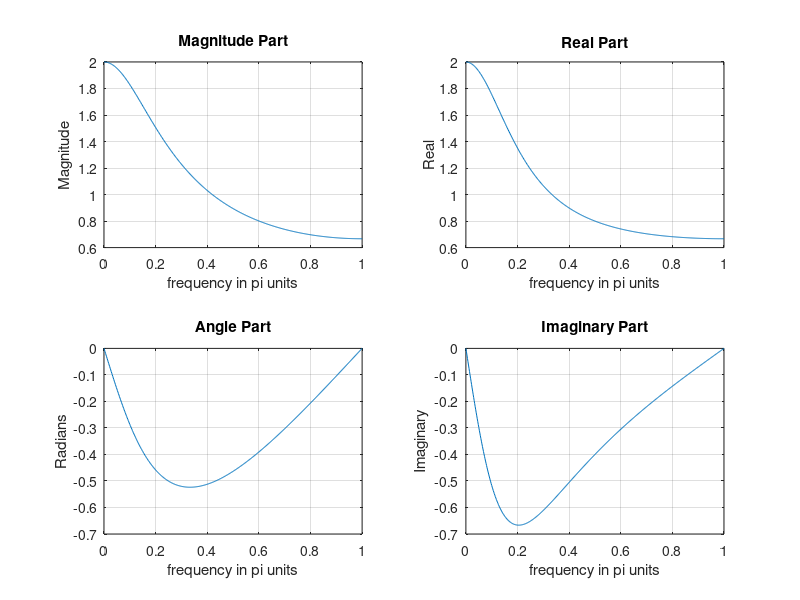

The MATLAB source for this figure:
%% plot_complex_signal_ex2.m
% 
% This script demonstrates how to plot the real, imaginary, magnitude, and phase
% parts of a complex signal X(w) = exp(jw)/(exp(jw) - 0.5), 0 <= w <= pi.

clear; close all; clc;

w = (0:1:500)*pi/500;  % [0, pi] axis divided into 501 points.

X = exp(1i*w) ./ (exp(1i*w) - 0.5*ones(1,501));

magX = abs(X); 
angX = angle(X);

realX = real(X); 
imagX = imag(X);

subplot(2,2,1); 
plot(w/pi,magX); 
grid

xlabel('frequency in pi units'); 
title('Magnitude Part'); 
ylabel('Magnitude')

subplot(2,2,3); 
plot(w/pi,angX); 
grid

xlabel('frequency in pi units'); 
title('Angle Part'); 
ylabel('Radians')

subplot(2,2,2); 
plot(w/pi,realX); 
grid

xlabel('frequency in pi units'); 
title('Real Part'); 
ylabel('Real')

subplot(2,2,4); 
plot(w/pi,imagX); 
grid

xlabel('frequency in pi units'); 
title('Imaginary Part'); 
ylabel('Imaginary')

